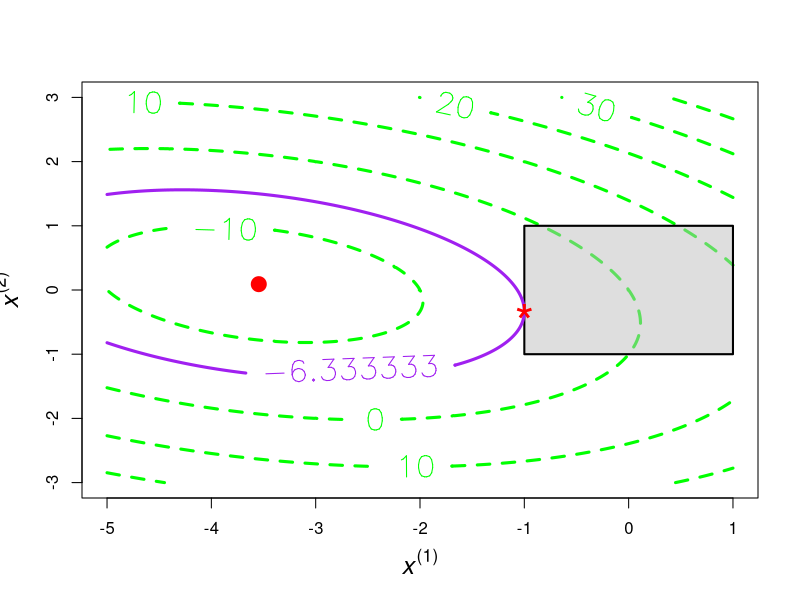

The R source for this figure:
library(graphics)
library(quadprog)

x1 <- seq(-5, 1, 0.01)
x2 <- seq(-3, 3, 0.01)
P <- matrix(c(2, 1, 1, 6), ncol=2)
q <- c(7, 3)
G.T <- matrix(c(1, 0, -1, 0, 0, 1, 0, -1), ncol=2, byrow=T)
h <- c(1, 1, 1, 1)

QPex <- function(x_1, x_2){
  # x: A 2-D matrix of shape 2 x total number of grid
  x <- matrix(c(x_1, x_2), nrow=2, byrow=TRUE)
  as.numeric(rowSums(t(x) %*% P * t(x))/2 + t(q) %*% x)
}

z <- outer(x1, x2, FUN=QPex)
contour(x1, x2, z, nlevels=8, col="green", lty=2, lwd=3, labcex=2)
polygon(c(-1, -1, 1, 1, -1), c(-1, 1, 1, -1, -1), 
        col=adjustcolor("gray", alpha.f=0.5), border="black", lwd=2)

# minimize (1/2 x^T P x + q^T x) with constraints (G^T x <= h)
# solve.QP: (1/2 x^T P x - (-q^T) x) with constraints (-(G^T)^T x >= -h)
sol <- solve.QP(P, -q, -t(G.T), bvec=-h)
(real_ans <- sol$unconstrained.solution)
(const_ans <- sol$solution)

contour(x1, x2, z, levels=sol$value, col="purple", 
        lty=1, lwd=3, labcex=2, add=TRUE)
points(real_ans[1], real_ans[2], pch=19, col="red", cex=2)
points(const_ans[1], const_ans[2], pch="*", col="red", cex=3)
title(xlab=expression(italic("x")^"(1)"), 
      ylab=expression(italic("x")^"(2)"), cex.lab=1.5)